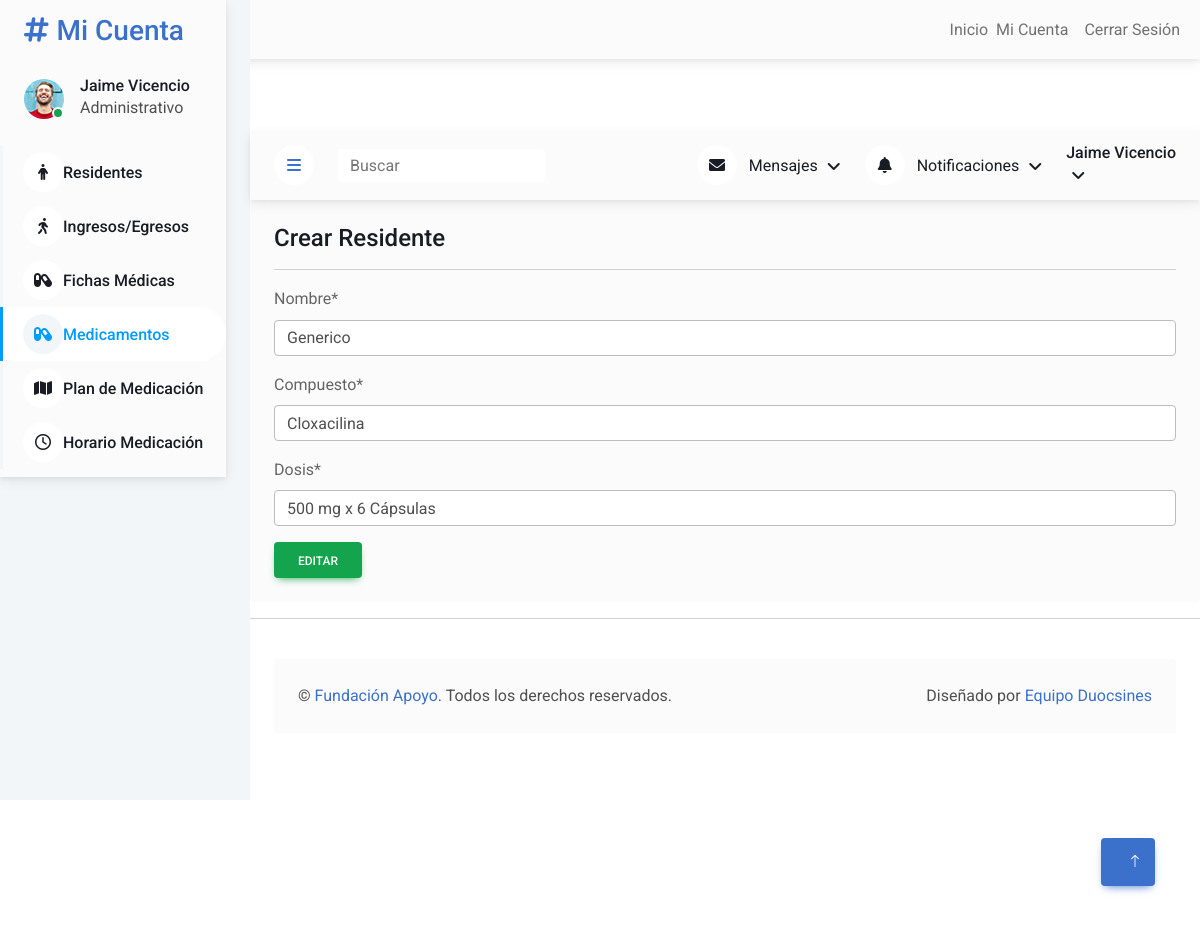
The app's page /users/medicamento/update/3/ (signed in) with its own data.
### users/models.py (models this page shows, shortened)
class Medicamento(models.Model):
    nombre = models.CharField(max_length=100)
    compuesto = models.CharField(max_length=100)
    dosis = models.CharField(max_length=100)

### users/views.py (the view, shortened to what this page needs)
# urls.py: path('medicamento/update/<int:pk>/', MedicamentoUpdateView.as_view(), name='users-medicamento-update'),
class MedicamentoUpdateView(LoginRequiredMixin, StaffRequiredMixin, UpdateView):
    template_name = 'users/medicamento_update.html'
    form_class = MedicamentoForm
    queryset = Medicamento.objects.all()

### users/forms.py
class MedicamentoForm(forms.ModelForm):
    class Meta:
        model = Medicamento
        fields = ['nombre', 'compuesto', 'dosis']
        labels = {
            'nombre': 'Nombre',
            'compuesto': 'Compuesto',
            'dosis': 'Dosis',
        }

### users/mixins.py (called while the page is built)
    def dispatch(self, request, *args, **kwargs):
        if not request.user.is_authenticated or not request.user.is_staff:
            raise PermissionDenied
        return super().dispatch(request, *args, **kwargs)

### users/templates/users/medicamento_update.html (shortened to what this page needs)
{% extends "users/base.html" %}
{% load static %}
{% load crispy_forms_tags %}
{% block content %}
<div class="container-xxl position-relative bg-white d-flex p-0">
        <div class="sidebar pe-4 pb-3">
            <nav class="navbar bg-light navbar-light">
                <a href="{% url 'users:users-residente-list' %}" class="navbar-brand mx-4 mb-3">
                    <h3 class="text-primary"><i class="fa fa-hashtag me-2"></i>Mi Cuenta</h3>
                </a>
                <div class="d-flex align-items-center ms-4 mb-4">
                    <div class="position-relative">
                        <img class="rounded-circle" src="{% static 'users/img/user.jpg' %}" alt="" style="width: 40px; height: 40px;">
                        <div class="bg-success rounded-circle border border-2 border-white position-absolute end-0 bottom-0 p-1"></div>
                    </div>
                    <div class="ms-3">
                        <h6 class="mb-0"> {{ request.user.first_name|capfirst }} {{ request.user.last_name|capfirst }}</h6>
                        {% if request.user.groups.first %}
                        <span class="d-none d-lg-inline-flex">{{ request.user.groups.first.name }}</span>
                        {% else %}
                        <span class="d-none d-lg-inline-flex">Sin grupo Asignado</span>
                        {% endif %}
                    </div>
                </div>
                <div class="navbar-nav w-100">
                    <a href="{% url 'users:users-residente-list' %}" class="nav-item nav-link"><i class="fa-solid fa-person"></i>Residentes</a>
                    <a href="{% url 'users:users-residente-ingreso-egreso-list' %}" class="nav-item nav-link "><i class="fa-solid fa-person-walking"></i></i>Ingresos/Egresos</a>
                    <a href="{% url 'users:users-fichamedica-list' %}" class="nav-item nav-link"><i class="fa-solid fa-capsules"></i>Fichas Médicas</a>
                    <a href="{% url 'users:users-medicamento-list' %}" class="nav-item nav-link active"><i class="fa-solid fa-capsules"></i>Medicamentos</a>
                    <a href="{% url 'users:users-planmedicacion-list' %}" class="nav-item nav-link"><i class="fa-solid fa-map"></i></i>Plan de Medicación</a>
                    <a href="{% url 'users:users-dosismedicamento-list' %}" class="nav-item nav-link"><i class="fa-regular fa-clock"></i>Horario Medicación</a>
                </div>
            </nav>
        </div>
<div class="content">
    <nav class="navbar navbar-expand bg-light navbar-light sticky-top px-4 py-0">
        <a href="#" class="sidebar-toggler flex-shrink-0">
            <i class="fa fa-bars"></i>
        </a>
        <form class="d-none d-md-flex ms-4">
            <input class="form-control border-0" type="search" placeholder="Buscar">
        </form>
        <div class="navbar-nav align-items-center ms-auto">
            <div class="nav-item dropdown">
                <a href="#" class="nav-link dropdown-toggle" data-bs-toggle="dropdown">
                    <i class="fa fa-envelope me-lg-2"></i>
                    <span class="d-none d-lg-inline-flex">Mensajes</span>
                </a>
            </div>
            <div class="nav-item dropdown">
                <a href="#" class="nav-link dropdown-toggle" data-bs-toggle="dropdown">
                    <i class="fa fa-bell me-lg-2"></i>
                    <span class="d-none d-lg-inline-flex">Notificaciones</span>
                </a>
            </div>
            <div class="nav-item dropdown">
                <a href="#" class="nav-link dropdown-toggle" data-bs-toggle="dropdown">
                    <h6 class="mb-0"> {{ request.user.first_name|capfirst }} {{ request.user.last_name|capfirst }}</h6>
                </a>
            </div>
        </div>
    </nav>
             <div class="col-12">
                <div class="bg-light rounded h-100 p-4">
                    <h4>Crear Residente</h4>
                <hr />
                <form method="POST" enctype="multipart/form-data">
                    {{ form|crispy }}
                    <button type="submit" class="btn btn-success">Editar</button>
                </form>
                </div>
                <hr>
            </div>
            <div class="container-fluid pt-4 px-4">
                <div class="bg-light rounded-top p-4">
                    <div class="row">
                        <div class="col-12 col-sm-6 text-center text-sm-start">
                            &copy; <a href="#">Fundación Apoyo</a>. Todos los derechos reservados.
                        </div>
                        <div class="col-12 col-sm-6 text-center text-sm-end">
                            Diseñado por <a href="#">Equipo Duocsines</a>
                        </div>
                    </div>
                </div>
            </div>
        </div>
    <a href="#" class="btn btn-lg btn-primary btn-lg-square back-to-top"><i class="bi bi-arrow-up"></i></a>
</div>
{% endblock content %}

### users/static/users/css/style.css (style rules this page uses)
:root { --primary: #009CFF; --light: #F3F6F9; --dark: #191C24; }
.back-to-top { position: fixed; display: none; right: 45px; bottom: 45px; z-index: 99; }
.btn { transition: .5s; }
.btn.btn-primary { color: #FFFFFF; }
.btn-lg-square { width: 48px; height: 48px; }
.btn-square, .btn-sm-square, .btn-lg-square { padding: 0; display: inline-flex; align-items: center; justify-content: center; font-weight: normal; border-radius: 50px; }
.sidebar { position: fixed; top: 0; left: 0; bottom: 0; width: 250px; height: 100vh; overflow-y: auto; background: var(--light); transition: 0.5s; z-index: 999; }
.content { margin-left: 250px; min-height: 100vh; background: #FFFFFF; transition: 0.5s; }
@media (min-width: 992px) { .sidebar { margin-left: 0; } }
@media (min-width: 992px) { .content { width: calc(100% - 250px); } }
.sidebar .navbar .navbar-nav .nav-link { padding: 7px 20px; color: var(--dark); font-weight: 500; border-left: 3px solid var(--light); border-radius: 0 30px 30px 0; outline: none; }
.sidebar .navbar .navbar-nav .nav-link:hover, .sidebar .navbar .navbar-nav .nav-link.active { color: var(--primary); background: #FFFFFF; border-color: var(--primary); }
.sidebar .navbar .navbar-nav .nav-link i { width: 40px; height: 40px; display: inline-flex; align-items: center; justify-content: center; background: #FFFFFF; border-radius: 40px; }
.sidebar .navbar .navbar-nav .nav-link:hover i, .sidebar .navbar .navbar-nav .nav-link.active i { background: var(--light); }
.content .navbar .navbar-nav .nav-link { margin-left: 25px; padding: 12px 0; color: var(--dark); outline: none; }
.content .navbar .sidebar-toggler, .content .navbar .navbar-nav .nav-link i { width: 40px; height: 40px; display: inline-flex; align-items: center; justify-content: center; background: #FFFFFF; border-radius: 40px; }
.content .navbar .dropdown-toggle::after { margin-left: 6px; vertical-align: middle; border: none; content: "\f107"; font-family: "Font Awesome 5 Free"; font-weight: 900; transition: .5s; }

### records on screen
Medicamento: nombre "Generico", compuesto "Cloxacilina", dosis "500 mg x 6 Cápsulas"

### other values on screen
{{ request.user.first_name|capfirst }} "Jaime"
{{ request.user.last_name|capfirst }} "Vicencio"
{{ request.user.groups.first.name }} "Administrativo"
